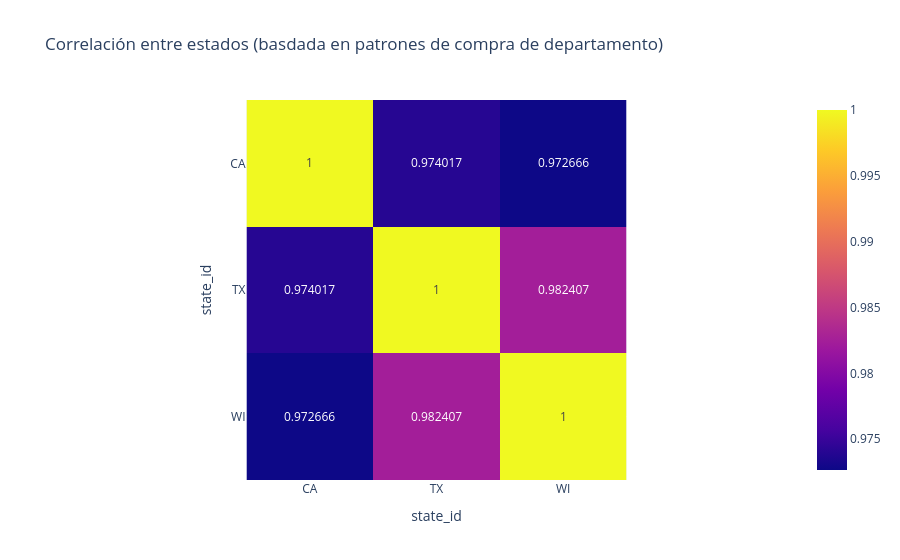

Write notebook code for a chart like this one.
### Code cell
fig = px.imshow(
    corr_matrix,
    text_auto=True,
    title='Correlación entre estados (basdada en patrones de compra de departamento)'
)
    
fig.show()

### Figure 1 — Plotly figure (JSON) as saved in the notebook; plotly's stock layout.template omitted (floating-point values rounded to 4 significant figures)
{"data": [{"coloraxis": "coloraxis", "hovertemplate": "state_id: %{x}<br>state_id: %{y}<br>color: %{z}<extra></extra>", "name": "0", "texttemplate": "%{z}", "type": "heatmap", "x": ["CA", "TX", "WI"], "xaxis": "x", "y": ["CA", "TX", "WI"], "yaxis": "y", "z": [[1.0, 0.974, 0.9727], [0.974, 1.0, 0.9824], [0.9727, 0.9824, 1.0]]}], "layout": {"coloraxis": {"colorscale": [[0, "#0d0887"], [0.1111, "#46039f"], [0.2222, "#7201a8"], [0.3333, "#9c179e"], [0.4444, "#bd3786"], [0.5556, "#d8576b"], [0.6667, "#ed7953"], [0.7778, "#fb9f3a"], [0.8889, "#fdca26"], [1, "#f0f921"]]}, "title": {"text": "Correlación entre estados (basdada en patrones de compra de departamento)"}, "xaxis": {"anchor": "y", "constrain": "domain", "domain": [0, 1], "scaleanchor": "y", "title": {"text": "state_id"}}, "yaxis": {"anchor": "x", "autorange": "reversed", "constrain": "domain", "domain": [0, 1], "title": {"text": "state_id"}}}}
